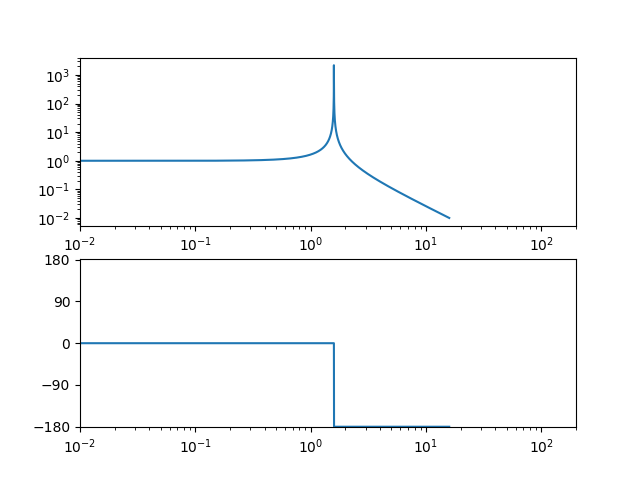

Write Python code to recreate this figure.
#!/usr/bin/env python
import warnings
warnings.filterwarnings("ignore")

from control.matlab import *
from matplotlib import pyplot as plt
from scipy import signal

def main():
    '''
    This is 2input1output system.
    
    Input/Output    
    * Input1 : GND
    * Input2 : F
    * Output1 : OUTPUT
    
    '''
    k = 100.
    m = 1.    
    A = [[0., -k/m],[1., 0.]]
    B = [[k/m, 1/m], [0., 0.]]
    C = [[0., 1.0]]
    D = [[0.,0.]]
    sys1 = ss2tf(A, B, C, D)
    print sys1
    siso11 = sys1.returnScipySignalLti()[0][0] # [out][in]
    siso21 = sys1.returnScipySignalLti()[0][1] # [out][in]
    print siso11
    w = np.logspace(-2,2,1e4)
    w, mag, phase = signal.bode(siso11,w)    
    mag = 10**(mag/20.0)
    #phase = np.unwrap(phase)
    fig,(ax0,ax1) = plt.subplots(2,1)
    f = w/2.0/np.pi
    ax0.loglog(f,mag)
    ax1.semilogx(f,phase)
    ax0.set_xlim(1e-2,2e2)
    ax1.set_xlim(1e-2,2e2)
    ax1.set_ylim(-181,181)
    ax1.set_yticks(range(-180,181,90))    
    plt.savefig('demo.png')
    

if __name__ == "__main__":
  main()
